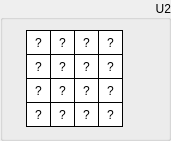
  <widget class="QGroupBox" name="groupSubKeyU2">
   <property name="geometry">
    <rect>
     <x>490</x>
     <y>10</y>
     <width>171</width>
     <height>141</height>
    </rect>
   </property>
   <property name="sizePolicy">
    <sizepolicy hsizetype="Fixed" vsizetype="Fixed">
     <horstretch>0</horstretch>
     <verstretch>0</verstretch>
    </sizepolicy>
   </property>
   <property name="styleSheet">
    <string notr="true"/>
   </property>
   <property name="title">
    <string>U2</string>
   </property>
   <property name="alignment">
    <set>Qt::AlignRight|Qt::AlignTrailing|Qt::AlignVCenter</set>
   </property>
   <widget class="QLabel" name="u2byte15">
    <property name="enabled">
     <bool>true</bool>
    </property>
    <property name="geometry">
     <rect>
      <x>98</x>
      <y>102</y>
      <width>25</width>
      <height>25</height>
     </rect>
    </property>
    <property name="sizePolicy">
     <sizepolicy hsizetype="Fixed" vsizetype="Fixed">
      <horstretch>0</horstretch>
      <verstretch>0</verstretch>
     </sizepolicy>
    </property>
    <property name="font">
     <font>
      <kerning>true</kerning>
     </font>
    </property>
    <property name="layoutDirection">
     <enum>Qt::LeftToRight</enum>
    </property>
    <property name="styleSheet">
     <string notr="true">QLabel {
	 border-width: 1px;
     border-style: solid;
     border-color: black; 
     background-color: white;
}</string>
    </property>
    <property name="text">
     <string>?</string>
    </property>
    <property name="alignment">
     <set>Qt::AlignCenter</set>
    </property>
   </widget>
   <widget class="QLabel" name="u2byte13">
    <property name="enabled">
     <bool>true</bool>
    </property>
    <property name="geometry">
     <rect>
      <x>98</x>
      <y>54</y>
      <width>25</width>
      <height>25</height>
     </rect>
    </property>
    <property name="sizePolicy">
     <sizepolicy hsizetype="Fixed" vsizetype="Fixed">
      <horstretch>0</horstretch>
      <verstretch>0</verstretch>
     </sizepolicy>
    </property>
    <property name="font">
     <font>
      <kerning>true</kerning>
     </font>
    </property>
    <property name="layoutDirection">
     <enum>Qt::LeftToRight</enum>
    </property>
    <property name="styleSheet">
     <string notr="true">QLabel {
	 border-width: 1px;
     border-style: solid;
     border-color: black; 
     background-color: white;
}</string>
    </property>
    <property name="text">
     <string>?</string>
    </property>
    <property name="alignment">
     <set>Qt::AlignCenter</set>
    </property>
   </widget>
   <widget class="QLabel" name="u2byte14">
    <property name="enabled">
     <bool>true</bool>
    </property>
    <property name="geometry">
     <rect>
      <x>98</x>
      <y>78</y>
      <width>25</width>
      <height>25</height>
     </rect>
    </property>
    <property name="sizePolicy">
     <sizepolicy hsizetype="Fixed" vsizetype="Fixed">
      <horstretch>0</horstretch>
      <verstretch>0</verstretch>
     </sizepolicy>
    </property>
    <property name="font">
     <font>
      <kerning>true</kerning>
     </font>
    </property>
    <property name="layoutDirection">
     <enum>Qt::LeftToRight</enum>
    </property>
    <property name="styleSheet">
     <string notr="true">QLabel {
	 border-width: 1px;
     border-style: solid;
     border-color: black; 
     background-color: white;
}</string>
    </property>
    <property name="text">
     <string>?</string>
    </property>
    <property name="alignment">
     <set>Qt::AlignCenter</set>
    </property>
   </widget>
   <widget class="QLabel" name="u2byte06">
    <property name="enabled">
     <bool>true</bool>
    </property>
    <property name="geometry">
     <rect>
      <x>50</x>
      <y>78</y>
      <width>25</width>
      <height>25</height>
     </rect>
    </property>
    <property name="sizePolicy">
     <sizepolicy hsizetype="Fixed" vsizetype="Fixed">
      <horstretch>0</horstretch>
      <verstretch>0</verstretch>
     </sizepolicy>
    </property>
    <property name="font">
     <font>
      <kerning>true</kerning>
     </font>
    </property>
    <property name="layoutDirection">
     <enum>Qt::LeftToRight</enum>
    </property>
    <property name="styleSheet">
     <string notr="true">QLabel {
	 border-width: 1px;
     border-style: solid;
     border-color: black; 
     background-color: white;
}</string>
    </property>
    <property name="text">
     <string>?</string>
    </property>
    <property name="alignment">
     <set>Qt::AlignCenter</set>
    </property>
   </widget>
   <widget class="QLabel" name="u2byte04">
    <property name="enabled">
     <bool>true</bool>
    </property>
    <property name="geometry">
     <rect>
      <x>50</x>
      <y>30</y>
      <width>25</width>
      <height>25</height>
     </rect>
    </property>
    <property name="sizePolicy">
     <sizepolicy hsizetype="Fixed" vsizetype="Fixed">
      <horstretch>0</horstretch>
      <verstretch>0</verstretch>
     </sizepolicy>
    </property>
    <property name="font">
     <font>
      <kerning>true</kerning>
     </font>
    </property>
    <property name="layoutDirection">
     <enum>Qt::LeftToRight</enum>
    </property>
    <property name="styleSheet">
     <string notr="true">QLabel {
	 border-width: 1px;
     border-style: solid;
     border-color: black; 
     background-color: white;
}</string>
    </property>
    <property name="text">
     <string>?</string>
    </property>
    <property name="alignment">
     <set>Qt::AlignCenter</set>
    </property>
   </widget>
   <widget class="QLabel" name="u2byte02">
    <property name="enabled">
     <bool>true</bool>
    </property>
    <property name="geometry">
     <rect>
      <x>26</x>
      <y>78</y>
      <width>25</width>
      <height>25</height>
     </rect>
    </property>
    <property name="sizePolicy">
     <sizepolicy hsizetype="Fixed" vsizetype="Fixed">
      <horstretch>0</horstretch>
      <verstretch>0</verstretch>
     </sizepolicy>
    </property>
    <property name="font">
     <font>
      <kerning>true</kerning>
     </font>
    </property>
    <property name="layoutDirection">
     <enum>Qt::LeftToRight</enum>
    </property>
    <property name="styleSheet">
     <string notr="true">QLabel {
	 border-width: 1px;
     border-style: solid;
     border-color: black; 
     background-color: white;
}</string>
    </property>
    <property name="text">
     <string>?</string>
    </property>
    <property name="alignment">
     <set>Qt::AlignCenter</set>
    </property>
   </widget>
   <widget class="QLabel" name="u2byte10">
    <property name="enabled">
     <bool>true</bool>
    </property>
    <property name="geometry">
     <rect>
      <x>74</x>
      <y>78</y>
      <width>25</width>
      <height>25</height>
     </rect>
    </property>
    <property name="sizePolicy">
     <sizepolicy hsizetype="Fixed" vsizetype="Fixed">
      <horstretch>0</horstretch>
      <verstretch>0</verstretch>
     </sizepolicy>
    </property>
    <property name="font">
     <font>
      <kerning>true</kerning>
     </font>
    </property>
    <property name="layoutDirection">
     <enum>Qt::LeftToRight</enum>
    </property>
    <property name="styleSheet">
     <string notr="true">QLabel {
	 border-width: 1px;
     border-style: solid;
     border-color: black; 
     background-color: white;
}</string>
    </property>
    <property name="text">
     <string>?</string>
    </property>
    <property name="alignment">
     <set>Qt::AlignCenter</set>
    </property>
   </widget>
   <widget class="QLabel" name="u2byte09">
    <property name="enabled">
     <bool>true</bool>
    </property>
    <property name="geometry">
     <rect>
      <x>74</x>
      <y>54</y>
      <width>25</width>
      <height>25</height>
     </rect>
    </property>
    <property name="sizePolicy">
     <sizepolicy hsizetype="Fixed" vsizetype="Fixed">
      <horstretch>0</horstretch>
      <verstretch>0</verstretch>
     </sizepolicy>
    </property>
    <property name="font">
     <font>
      <kerning>true</kerning>
     </font>
    </property>
    <property name="layoutDirection">
     <enum>Qt::LeftToRight</enum>
    </property>
    <property name="styleSheet">
     <string notr="true">QLabel {
	 border-width: 1px;
     border-style: solid;
     border-color: black; 
     background-color: white;
}</string>
    </property>
    <property name="text">
     <string>?</string>
    </property>
    <property name="alignment">
     <set>Qt::AlignCenter</set>
    </property>
   </widget>
   <widget class="QLabel" name="u2byte01">
    <property name="enabled">
     <bool>true</bool>
    </property>
    <property name="geometry">
     <rect>
      <x>26</x>
      <y>54</y>
      <width>25</width>
      <height>25</height>
     </rect>
    </property>
    <property name="sizePolicy">
     <sizepolicy hsizetype="Fixed" vsizetype="Fixed">
      <horstretch>0</horstretch>
      <verstretch>0</verstretch>
     </sizepolicy>
    </property>
    <property name="font">
     <font>
      <kerning>true</kerning>
     </font>
    </property>
    <property name="layoutDirection">
     <enum>Qt::LeftToRight</enum>
    </property>
    <property name="styleSheet">
     <string notr="true">QLabel {
	 border-width: 1px;
     border-style: solid;
     border-color: black; 
     background-color: white;
}</string>
    </property>
    <property name="text">
     <string>?</string>
    </property>
    <property name="alignment">
     <set>Qt::AlignCenter</set>
    </property>
   </widget>
   <widget class="QLabel" name="u2byte08">
    <property name="enabled">
     <bool>true</bool>
    </property>
    <property name="geometry">
     <rect>
      <x>74</x>
      <y>30</y>
      <width>25</width>
      <height>25</height>
     </rect>
    </property>
    <property name="sizePolicy">
     <sizepolicy hsizetype="Fixed" vsizetype="Fixed">
      <horstretch>0</horstretch>
      <verstretch>0</verstretch>
     </sizepolicy>
    </property>
    <property name="font">
     <font>
      <kerning>true</kerning>
     </font>
    </property>
    <property name="layoutDirection">
     <enum>Qt::LeftToRight</enum>
    </property>
    <property name="styleSheet">
     <string notr="true">QLabel {
	 border-width: 1px;
     border-style: solid;
     border-color: black; 
     background-color: white;
}</string>
    </property>
    <property name="text">
     <string>?</string>
    </property>
    <property name="alignment">
     <set>Qt::AlignCenter</set>
    </property>
   </widget>
   <widget class="QLabel" name="u2byte00">
    <property name="enabled">
     <bool>true</bool>
    </property>
    <property name="geometry">
     <rect>
      <x>26</x>
      <y>30</y>
      <width>25</width>
      <height>25</height>
     </rect>
    </property>
    <property name="sizePolicy">
     <sizepolicy hsizetype="Fixed" vsizetype="Fixed">
      <horstretch>0</horstretch>
      <verstretch>0</verstretch>
     </sizepolicy>
    </property>
    <property name="font">
     <font>
      <kerning>true</kerning>
     </font>
    </property>
    <property name="layoutDirection">
     <enum>Qt::LeftToRight</enum>
    </property>
    <property name="styleSheet">
     <string notr="true">QLabel {
	 border-width: 1px;
     border-style: solid;
     border-color: black; 
     background-color: white;
}</string>
    </property>
    <property name="text">
     <string>?</string>
    </property>
    <property name="alignment">
     <set>Qt::AlignCenter</set>
    </property>
    <property name="wordWrap">
     <bool>false</bool>
    </property>
   </widget>
   <widget class="QLabel" name="u2byte07">
    <property name="enabled">
     <bool>true</bool>
    </property>
    <property name="geometry">
     <rect>
      <x>50</x>
      <y>102</y>
      <width>25</width>
      <height>25</height>
     </rect>
    </property>
    <property name="sizePolicy">
     <sizepolicy hsizetype="Fixed" vsizetype="Fixed">
      <horstretch>0</horstretch>
      <verstretch>0</verstretch>
     </sizepolicy>
    </property>
    <property name="font">
     <font>
      <kerning>true</kerning>
     </font>
    </property>
    <property name="layoutDirection">
     <enum>Qt::LeftToRight</enum>
    </property>
    <property name="styleSheet">
     <string notr="true">QLabel {
	 border-width: 1px;
     border-style: solid;
     border-color: black; 
     background-color: white;
}</string>
    </property>
    <property name="text">
     <string>?</string>
    </property>
    <property name="alignment">
     <set>Qt::AlignCenter</set>
    </property>
   </widget>
   <widget class="QLabel" name="u2byte12">
    <property name="enabled">
     <bool>true</bool>
    </property>
    <property name="geometry">
     <rect>
      <x>98</x>
      <y>30</y>
      <width>25</width>
      <height>25</height>
     </rect>
    </property>
    <property name="sizePolicy">
     <sizepolicy hsizetype="Fixed" vsizetype="Fixed">
      <horstretch>0</horstretch>
      <verstretch>0</verstretch>
     </sizepolicy>
    </property>
    <property name="font">
     <font>
      <kerning>true</kerning>
     </font>
    </property>
    <property name="layoutDirection">
     <enum>Qt::LeftToRight</enum>
    </property>
    <property name="styleSheet">
     <string notr="true">QLabel {
	 border-width: 1px;
     border-style: solid;
     border-color: black; 
     background-color: white;
}</string>
    </property>
    <property name="text">
     <string>?</string>
    </property>
    <property name="alignment">
     <set>Qt::AlignCenter</set>
    </property>
   </widget>
   <widget class="QLabel" name="u2byte03">
    <property name="enabled">
     <bool>true</bool>
    </property>
    <property name="geometry">
     <rect>
      <x>26</x>
      <y>102</y>
      <width>25</width>
      <height>25</height>
     </rect>
    </property>
    <property name="sizePolicy">
     <sizepolicy hsizetype="Fixed" vsizetype="Fixed">
      <horstretch>0</horstretch>
      <verstretch>0</verstretch>
     </sizepolicy>
    </property>
    <property name="font">
     <font>
      <kerning>true</kerning>
     </font>
    </property>
    <property name="layoutDirection">
     <enum>Qt::LeftToRight</enum>
    </property>
    <property name="styleSheet">
     <string notr="true">QLabel {
	 border-width: 1px;
     border-style: solid;
     border-color: black; 
     background-color: white;
}</string>
    </property>
    <property name="text">
     <string>?</string>
    </property>
    <property name="alignment">
     <set>Qt::AlignCenter</set>
    </property>
   </widget>
   <widget class="QLabel" name="u2byte11">
    <property name="enabled">
     <bool>true</bool>
    </property>
    <property name="geometry">
     <rect>
      <x>74</x>
      <y>102</y>
      <width>25</width>
      <height>25</height>
     </rect>
    </property>
    <property name="sizePolicy">
     <sizepolicy hsizetype="Fixed" vsizetype="Fixed">
      <horstretch>0</horstretch>
      <verstretch>0</verstretch>
     </sizepolicy>
    </property>
    <property name="font">
     <font>
      <kerning>true</kerning>
     </font>
    </property>
    <property name="layoutDirection">
     <enum>Qt::LeftToRight</enum>
    </property>
    <property name="styleSheet">
     <string notr="true">QLabel {
	 border-width: 1px;
     border-style: solid;
     border-color: black; 
     background-color: white;
}</string>
    </property>
    <property name="text">
     <string>?</string>
    </property>
    <property name="alignment">
     <set>Qt::AlignCenter</set>
    </property>
   </widget>
   <widget class="QLabel" name="u2byte05">
    <property name="enabled">
     <bool>true</bool>
    </property>
    <property name="geometry">
     <rect>
      <x>50</x>
      <y>54</y>
      <width>25</width>
      <height>25</height>
     </rect>
    </property>
    <property name="sizePolicy">
     <sizepolicy hsizetype="Fixed" vsizetype="Fixed">
      <horstretch>0</horstretch>
      <verstretch>0</verstretch>
     </sizepolicy>
    </property>
    <property name="font">
     <font>
      <kerning>true</kerning>
     </font>
    </property>
    <property name="layoutDirection">
     <enum>Qt::LeftToRight</enum>
    </property>
    <property name="styleSheet">
     <string notr="true">QLabel {
	 border-width: 1px;
     border-style: solid;
     border-color: black; 
     background-color: white;
}</string>
    </property>
    <property name="text">
     <string>?</string>
    </property>
    <property name="alignment">
     <set>Qt::AlignCenter</set>
    </property>
   </widget>
  </widget>
